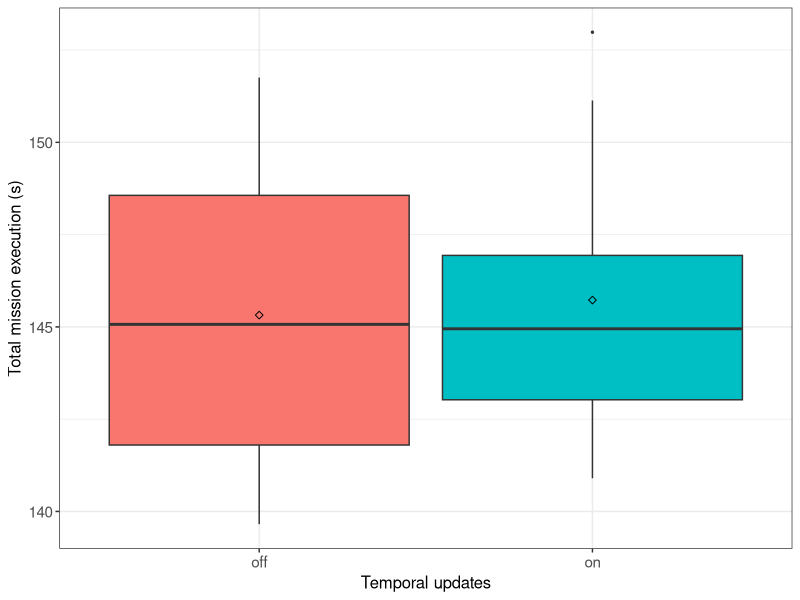
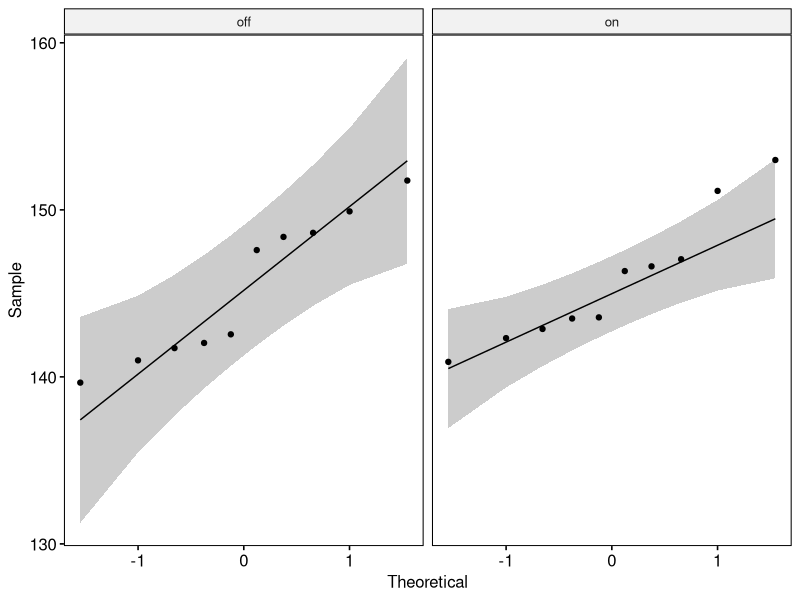

Here is the R script that generated these plots, in order:
## ---- chunk 1
if (!require('tidyverse')) install.packages('tidyverse', dependencies = TRUE); library('tidyverse')
if (!require('ggpubr')) install.packages('ggpubr', dependencies = TRUE); library('ggpubr')
if (!require('rstatix')) install.packages('rstatix', dependencies = TRUE); library('rstatix')
if (!require('ggplot2')) install.packages('ggplot2', dependencies = TRUE); library('ggplot2')
## ---- chunk 2
data <- read.csv(file = '../../raw_data/test_temporal_updates/run_table.csv')
data <- subset(data, select = c(X__run_id, temporal_updates, mission_execution_s))
data$temporal_updates <- as.factor(data$temporal_updates)
data$mission_execution_s <- as.numeric(data$mission_execution_s)
## ---- chunk 3
data %>%
  group_by(temporal_updates) %>%
  get_summary_stats(mission_execution_s, type = "mean_sd")
## ---- chunk 4
ggplot(data, aes(x = temporal_updates, y = mission_execution_s, fill = temporal_updates)) +
  theme_bw() + 
  geom_boxplot(width = 0.9, outlier.size = 0.5) + 
  stat_summary(fun = mean, color = 'black', geom = 'point', shape = 5, size = 1.5) +
  labs(x = "Temporal updates", y = "Total mission execution (s)") +
  theme(legend.position = 'none') +
  theme(
    axis.title.x = element_text(size = 12, family = 'sans'),
    axis.title.y = element_text(size = 12, family = 'sans'),
    axis.text.x = element_text(size = 11, family = 'sans'),
    axis.text.y = element_text(size = 11, family = 'sans')
  )
## ---- chunk 5
data %>% 
  group_by(temporal_updates) %>%
  identify_outliers(mission_execution_s)
## ---- chunk 6
ggqqplot(data, x = "mission_execution_s", facet.by = "temporal_updates")
## ---- chunk 7
data %>%
  group_by(temporal_updates) %>%
  shapiro_test(mission_execution_s)
## ---- chunk 8
data %>%
  t_test(mission_execution_s ~ temporal_updates) %>%
  add_significance()
